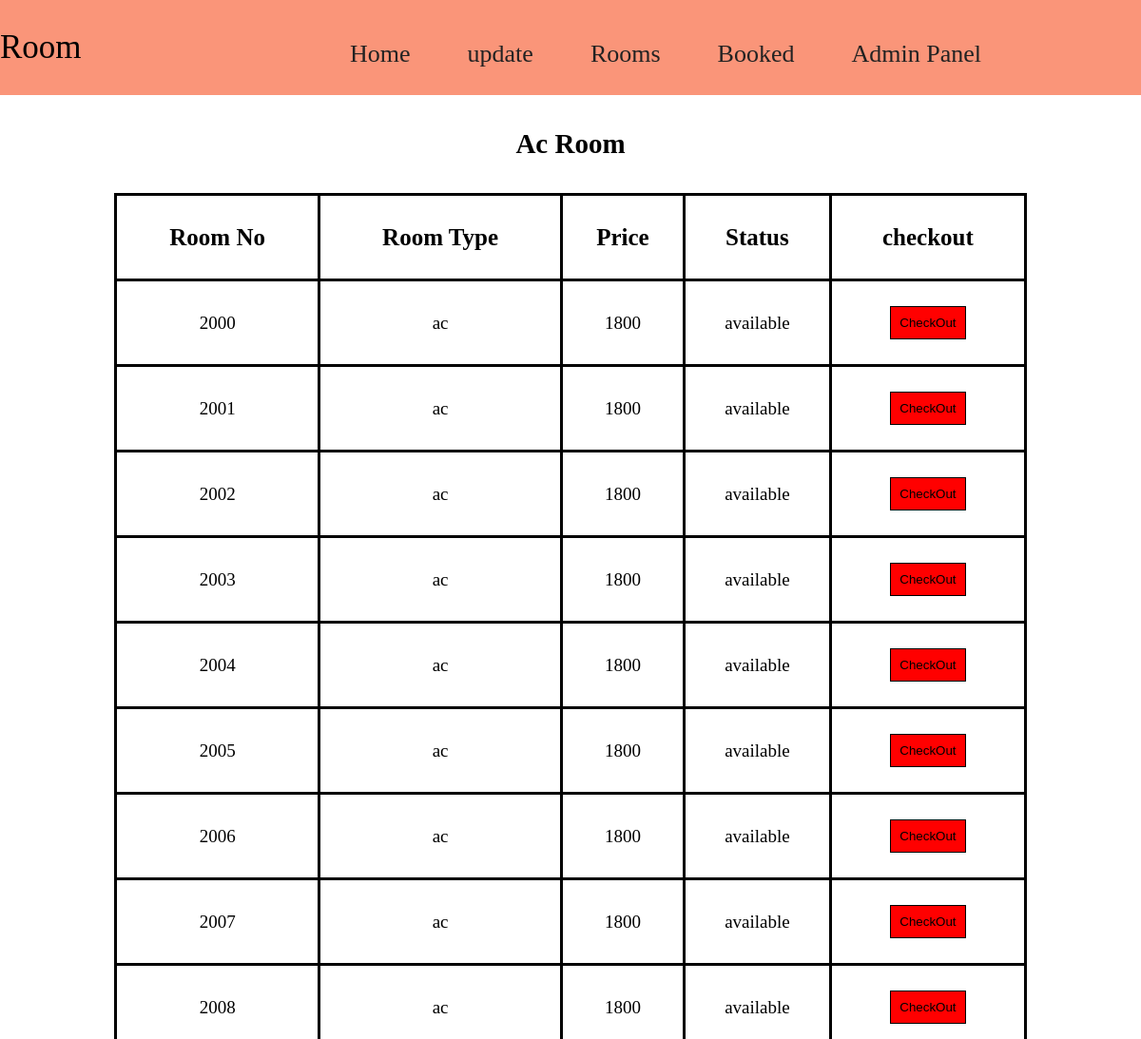
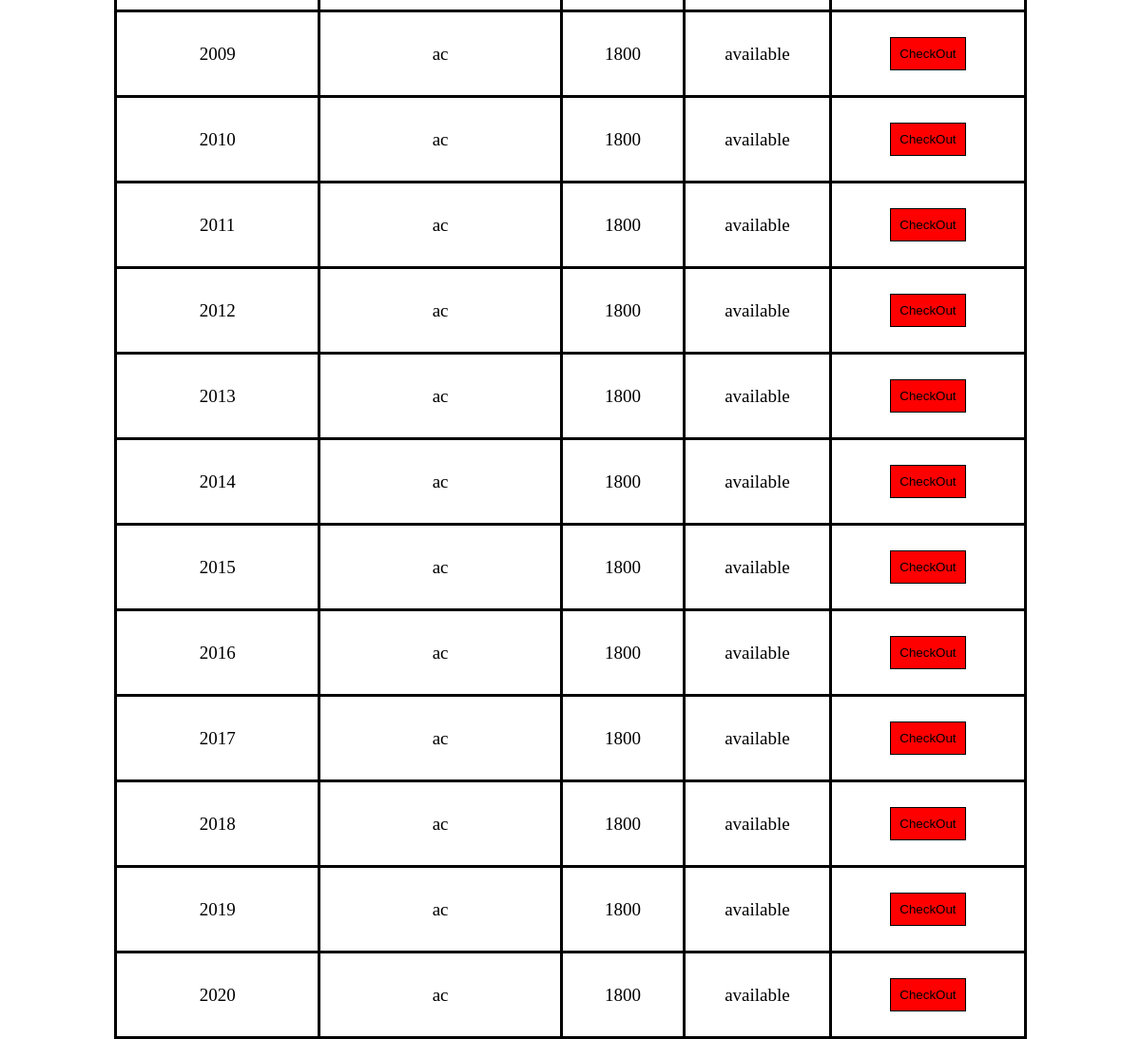
The app's page /admin/acdata.php with its own data (2 pictures, top to bottom).
### tables this page shows
CREATE TABLE `ac_room` (
  `ac_id` int(100) NOT NULL,
  `room_no` varchar(10) NOT NULL,
  `room_type` varchar(50) NOT NULL,
  `price` int(50) NOT NULL,
  `status` varchar(50) NOT NULL
);

### admin/acdata.php (the view, shortened to what this page needs)
<?php include('../connection.php')?>
<!DOCTYPE html>
<html lang="en">
<head>
</head>
<body>
<nav class="navbar">
    <div class="left-nav">
            <p>Room</p>
        </div>
        <div class="right-nav mt-4">
            <ul>
                <li class="item"><a href="aroom.php">Home</a></li>
         <div class="paste-button"> <li class="item">update </li>
   </div>
                <div class="paste-button"> <li class="item">Rooms</li>
   </div>
                 <li class="item"><a href="roomstatus.php">Booked</a></li>
                 <li class="item"><a href="../admin.php">Admin Panel</a></li>
          </ul>
        </div>
    </nav>
    <section>
      <h1 id="detail-head">Ac Room</h1>
      <div class="detail-table">
        <table>
          <thead>
            <tr>
            <th scope="col">Room No</th>
            <th scope="col">Room Type</th>
            <th scope="col">Price</th>
            <th scope="col">Status</th>
            <th scope="col">checkout</th>
</tr>
          </thead>
          <tbody>
            <?php
            $query="SELECT * FROM ac_room";
            $result=mysqli_query($con,$query);
            while($data=mysqli_fetch_assoc($result))
            {
              ?>
              <tr>
                <td><?php echo $data['room_no']; ?></td>
                <td><?php echo $data['room_type']; ?></td>
                <td><?php echo $data['price']; ?></td>
                <td><?php echo $data['status']; ?></td>
                <td>
                  <a href="coac.php?rno=<?php echo $data['room_no'];?>"><button value="CheckOut" id="checkout-btn">CheckOut</button></a>
                </td>
              </tr>
              <?php
            }
            ?>
          </tbody>
        </table>
      </div>
    </section>
</body>
</html>

### admin/acdata.php (style rules this page uses)
* { padding: 0; margin: 0; box-sizing: border-box; }
.navbar { width: 100%; position: sticky; height: 100px; background-color: #fa9579; display: flex; align-items: center; justify-content: center; top: 0; }
.left-nav { width: 20%; }
.left-nav p { font-family: 'Baloo 2', cursive; font-size: 35px; }
.right-nav { width: 100%; margin-top: 13px; }
.right-nav ul { display: flex; justify-content: center; }
.right-nav ul li { list-style: none; margin: 30px; }
.right-nav ul li a { text-decoration: none; color: #222; font-family: 'Baloo 2', cursive; font-size: 26px; font-weight: 400; position: relative; }
.right-nav ul .paste-button li { text-decoration: none; color: #222; font-family: 'Baloo 2', cursive; font-size: 26px; font-weight: 400; position: relative; }
.paste-button { position: relative; display: inline-block; font-family: 'Segoe UI', Tahoma, Geneva, Verdana, sans-serif; }
#detail-head { text-align: center; font-size: 29px; margin: 35px; }
.detail-table { width: 100%; }
.detail-table table { width: 80%; margin: auto; }
.detail-table table th { font-size: 25px; }
.detail-table table tr { height: 90px; }
.detail-table table tr td { text-align: center; font-size: 19px; }
#checkout-btn { width: 80px; height: 35px; border: black solid 1px; background-color: red; color: Black; }
table, th, td { border: 3px solid black; border-collapse: collapse; padding: 5px; }

### records on screen
ac_room: room_no "2000", room_type "ac", price "1800", status "available"
ac_room: room_no "2001", room_type "ac", price "1800", status "available"
ac_room: room_no "2002", room_type "ac", price "1800", status "available"
ac_room: room_no "2003", room_type "ac", price "1800", status "available"
ac_room: room_no "2004", room_type "ac", price "1800", status "available"
ac_room: room_no "2005", room_type "ac", price "1800", status "available"
ac_room: room_no "2006", room_type "ac", price "1800", status "available"
ac_room: room_no "2007", room_type "ac", price "1800", status "available"
ac_room: room_no "2008", room_type "ac", price "1800", status "available"
ac_room: room_no "2009", room_type "ac", price "1800", status "available"
ac_room: room_no "2010", room_type "ac", price "1800", status "available"
ac_room: room_no "2011", room_type "ac", price "1800", status "available"
ac_room: room_no "2012", room_type "ac", price "1800", status "available"
ac_room: room_no "2013", room_type "ac", price "1800", status "available"
ac_room: room_no "2014", room_type "ac", price "1800", status "available"
ac_room: room_no "2015", room_type "ac", price "1800", status "available"
ac_room: room_no "2016", room_type "ac", price "1800", status "available"
ac_room: room_no "2017", room_type "ac", price "1800", status "available"
ac_room: room_no "2018", room_type "ac", price "1800", status "available"
ac_room: room_no "2019", room_type "ac", price "1800", status "available"
ac_room: room_no "2020", room_type "ac", price "1800", status "available"
